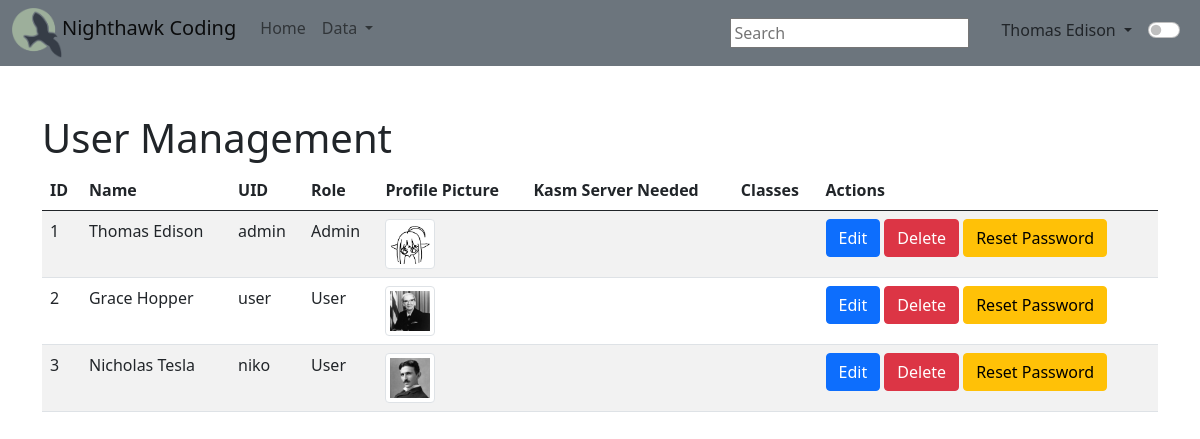
/users/table (signed in), run on the app's committed database.
### model/user.py (models this page shows, shortened)
class User(db.Model, UserMixin):
    __tablename__ = 'users'
    id = db.Column(db.Integer, primary_key=True)
    _name = db.Column(db.String(255), unique=False, nullable=False)
    _uid = db.Column(db.String(255), unique=True, nullable=False)
    _email = db.Column(db.String(255), unique=False, nullable=False)
    _password = db.Column(db.String(255), unique=False, nullable=False)
    _role = db.Column(db.String(20), default="User", nullable=False)
    _pfp = db.Column(db.String(255), unique=False, nullable=True)
    _car = db.Column(db.String(255), unique=False, nullable=True)
    posts = db.relationship('Post', backref='author', lazy=True)
    @property
    def is_authenticated(self):
        return True
    @property
    def email(self):
        """
        Gets the user's email.

        Returns:
            str: The user's email.
        """
        return self._email
    @property
    def name(self):
        return self._name
    @property
    def uid(self):
        return self._uid
    @property
    def role(self):
        return self._role
    @property
    def pfp(self):
        return self._pfp
    @property
    def car(self):
        return self._car

### main.py (the view)
@app.route('/users/table')
@login_required
def utable():
    users = User.query.all()
    return render_template("utable.html", user_data=users)

### main.py (called while the page is built)
@login_manager.user_loader
def load_user(user_id):
    return User.query.get(int(user_id))

@app.context_processor
def inject_user():
    return dict(current_user=current_user)

### templates/utable.html (shortened to what this page needs)
{% extends "layouts/base.html" %}
{% block body %}
<div class="container mt-5">
    <h1>User Management</h1>
    <table class="table table-striped" id="userTable">
        <thead>
            <tr>
                <th>ID</th>
                <th>Name</th>
                <th>UID</th>
                <th>Role</th>
                <th>Profile Picture</th>
                <th>Kasm Server Needed</th>
                <th>Classes</th>
                <th>Actions</th>
            </tr>
        </thead>
        <tbody>
            {% for user in user_data %}
            {% if user.id == current_user.id or current_user.role == 'Admin' %}
            <tr>
                <td>{{ user.id }}</td>
                <td>{{ user.name }}</td>
                <td>{{ user.uid }}</td>
                <td>{{ user.role }}</td>
                <td>
                    {% if user.pfp %}
                    <img src="{{ url_for('uploaded_file', filename=user.uid + '/' + user.pfp) }}" alt="Profile Picture" class="img-thumbnail" style="width: 50px; height: 50px;">
                    {% else %}
                    <img src="{{ url_for('static', filename='assets/pythondb.png') }}" alt="Default Profile Picture" class="img-thumbnail" style="width: 50px; height: 50px;">
                    {% endif %}
                </td>
                <td id="kasm-{{ user.id }}">{{ user.kasm_server_needed }}</td>
                <td>
                </td>
                <td>
                    <button class="btn btn-primary edit-btn" data-id="{{ user.id }}">Edit</button>
                    {% if current_user.role == 'Admin' %}
                    <button class="btn btn-danger delete-btn" data-id="{{ user.id }}">Delete</button>
                    <button class="btn btn-warning reset-password-btn" data-id="{{ user.id }}">Reset Password</button>
                    {% endif %}
                </td>
            </tr>
            {% endif %}
            {% endfor %}
        </tbody>
    </table>
</div>
{% endblock %}

### templates/layouts/base.html (shortened to what this page needs)
<!DOCTYPE HTML>
<html lang="en">
{% set basename = "Nighthawk Coding" %}
{% set github = "https://github.com/nighthawkcoders" %}
{% set twitter = "https://twitter.com/NighthawkCoding" %}
{% set youtube = "https://www.youtube.com/channel/UClIKOsDS5dsfzFA3zveDT3Q?view_as=subscriber" %}
<head>
    <link href="https://cdn.jsdelivr.net/npm/bootstrap@5.0.2/dist/css/bootstrap.min.css" rel="stylesheet">
    <link rel="stylesheet" type="text/css" href="https://cdn.datatables.net/1.13.4/css/dataTables.bootstrap5.min.css">
    <link rel="stylesheet" href="https://cdnjs.cloudflare.com/ajax/libs/font-awesome/4.7.0/css/font-awesome.min.css">
</head>
<body>
    <div id="body_background"></div>
    {% include "layouts/navbar.html" %}
    {% block body %}
    {% endblock %}
</body>
</html>

### templates/layouts/navbar.html (shortened to what this page needs)
    <nav class="navbar navbar-expand-lg navbar-light bg-secondary">
        <div class="container-fluid">
            <div class="btn-group">
                <img src="{{ url_for('static', filename='assets/ncs_logo.png') }}" width="50" height="50" class="d-inline-block align-center" alt="">
                <a class="navbar-brand" href="https://csp.nighthawkcodingsociety.com/">{{basename}}</a>
                <div class="navbar-nav">
                    <a class="nav-link" href={{ url_for('index') }}>Home</a>
                    <div class="nav-item dropdown">
                        <a class="nav-link dropdown-toggle" href="#" id="navbarDarkDropdownMenuLink" role="button" data-bs-toggle="dropdown" aria-expanded="false">
                          Data
                        </a>
                    </div>
                </div>
            </div>
            <div class="btn-group">
                <div class="px-3" style="height:30px;">
                    <input id="search" type="search" placeholder="Search" aria-label="Search">
                </div>
                {% if current_user.is_authenticated %}
                    <div class="dropdown px-3">
                        <span class="dropdown-toggle link-dark" href="#" role="button" data-bs-toggle="dropdown" aria-expanded="false">
                            {{ current_user.name }}
                        </span>
                    </div>
                {% else %}
                    <a href="{{ url_for('login') }}" class="px-3 link-dark">Login</a>
                {% endif %}
                <div class="form-check form-switch">
                    <input type="checkbox" onclick="darkFunction()" class="form-check-input link-dark" id="darkSwitch">
                </div>
            </div>
        </div>
    </nav>

### templates/layouts/base.html (style rules this page uses)
.navbar { position: static; z-index: 9999; }
#body_background { position: fixed; top: 0; left: 0; width: 100%; height: 100%; z-index: -1; }

### data on the page
User: name "Thomas Edison", id "1", uid "admin", role "Admin", _uid+_pfp (picture)
User: id "2", name "Grace Hopper", uid "user", role "User", _uid+_pfp (picture)
User: id "3", name "Nicholas Tesla", uid "niko", role "User", _uid+_pfp (picture)

### other printed values
{{ basename }} "Nighthawk Coding"
